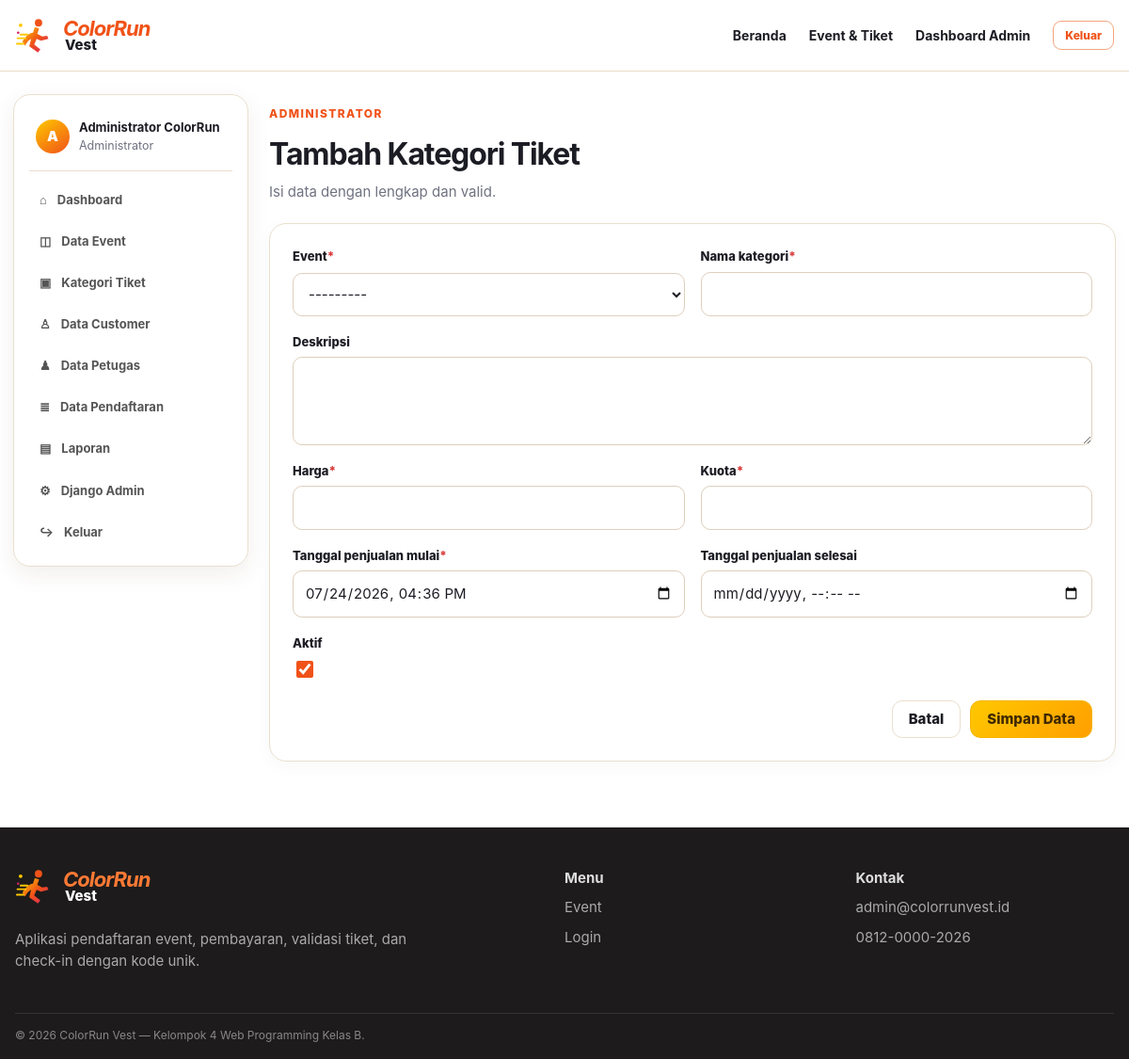
/administrator/kategori/tambah/ (signed in), run on the app's committed database.
### administrator/models.py (models this page shows, shortened)
class PengaturanSistem(models.Model):
    nama_aplikasi = models.CharField(max_length=150, default="ColorRun Vest")
    nama_penyelenggara = models.CharField(max_length=150, blank=True)
    logo_event = models.ImageField(upload_to="pengaturan/logo/", blank=True, null=True)
    banner = models.ImageField(upload_to="pengaturan/banner/", blank=True, null=True)
    nama_bank = models.CharField(max_length=100, blank=True)
    nomor_rekening = models.CharField(max_length=50, blank=True)
    atas_nama_rekening = models.CharField(max_length=150, blank=True)
    qris = models.ImageField(upload_to="pengaturan/qris/", blank=True, null=True)
    email_admin = models.EmailField(blank=True)
    nomor_whatsapp = models.CharField(max_length=20, blank=True)
    instagram = models.URLField(blank=True)
    tiktok = models.URLField(blank=True)
    facebook = models.URLField(blank=True)
    alamat = models.TextField(blank=True)
    diperbarui_oleh = models.ForeignKey(
        settings.AUTH_USER_MODEL, on_delete=models.SET_NULL, null=True, blank=True,
        related_name="pengaturan_diperbarui",
    )
    diperbarui_pada = models.DateTimeField(auto_now=True)
    class Meta:
        verbose_name = "Pengaturan Sistem"
        verbose_name_plural = "Pengaturan Sistem"

### administrator/views.py (the view)
# urls.py: path("kategori/tambah/", views.kategori_create, name="administrator_kategori_create"),
@role_required("administrator")
def kategori_create(request):
    form = KategoriTiketForm(request.POST or None)
    if request.method == "POST" and form.is_valid():
        obj = form.save()
        write_log(request, LogAktivitas.JenisAktivitas.TAMBAH, f"Menambah kategori {obj.nama_kategori}", "KategoriTiket", obj.pk)
        messages.success(request, "Kategori tiket berhasil ditambahkan.")
        return redirect("administrator_kategori_list")
    return render(request, "administrator/form.html", {"form": form, "title": "Tambah Kategori Tiket", "back_url": "administrator_kategori_list"})

### administrator/forms.py
class KategoriTiketForm(StyledModelForm):
    class Meta:
        model = KategoriTiket
        fields = [
            "event", "nama_kategori", "deskripsi", "harga", "kuota",
            "tanggal_penjualan_mulai", "tanggal_penjualan_selesai", "aktif",
        ]
        widgets = {
            "deskripsi": forms.Textarea(attrs={"rows": 3}),
            "tanggal_penjualan_mulai": forms.DateTimeInput(attrs={"type": "datetime-local"}, format="%Y-%m-%dT%H:%M"),
            "tanggal_penjualan_selesai": forms.DateTimeInput(attrs={"type": "datetime-local"}, format="%Y-%m-%dT%H:%M"),
        }
    def __init__(self, *args, **kwargs):
        super().__init__(*args, **kwargs)
        self.apply_styles()
        self.fields["tanggal_penjualan_mulai"].input_formats = ["%Y-%m-%dT%H:%M"]
        self.fields["tanggal_penjualan_selesai"].input_formats = ["%Y-%m-%dT%H:%M"]

### administrator/forms.py (called while the page is built)
    def apply_styles(self):
        for field in self.fields.values():
            if isinstance(field.widget, forms.CheckboxInput):
                field.widget.attrs.setdefault("class", "form-check-input")
            else:
                field.widget.attrs.setdefault("class", "form-control")

### administrator/models.py (called while the page is built)
    def __str__(self):
        return self.nama_event

### colorrun/context_processors.py (called while the page is built)
def global_context(request):
    from administrator.models import PengaturanSistem
    pengaturan = PengaturanSistem.objects.first()
    return {
        "current_role": get_user_role(request.user),
        "pengaturan_sistem": pengaturan,
    }

### colorrun/utils.py (called while the page is built, shortened)
def get_user_role(user):
    if not getattr(user, "is_authenticated", False):
        return "guest"
    if user.is_superuser or hasattr(user, "administrator_profile"):
        return "administrator"
    if hasattr(user, "petugas_profile"):
        return "petugas"
    if hasattr(user, "customer_profile"):
        return "customer"
    return "unknown"

def role_required(*allowed_roles):
    def decorator(view_func):
        @wraps(view_func)
        def wrapped(request, *args, **kwargs):
            if not request.user.is_authenticated:
                return redirect(f"/login/?next={request.get_full_path()}")
            role = get_user_role(request.user)
            return view_func(request, *args, **kwargs)
        return wrapped
    return decorator

### templates/administrator/form.html
{% extends 'base.html' %}{% block title %}{{ title }}{% endblock %}{% block content %}<div class="dashboard-shell container-wide">{% include 'partials/sidebar_admin.html' %}<section class="dashboard-content"><div class="dashboard-heading"><div><span class="eyebrow">Administrator</span><h1>{{ title }}</h1><p>Isi data dengan lengkap dan valid.</p></div></div><div class="panel"><form method="post" enctype="multipart/form-data" class="form-grid two-cols">{% csrf_token %}{% for field in form %}<div class="form-group {% if field.name == 'deskripsi' or field.name == 'fasilitas' or field.name == 'faq' or field.name == 'alamat' or field.name == 'rute_color_run' or field.name == 'hadiah_doorprize' %}span-2{% endif %}"><label for="{{ field.id_for_label }}">{{ field.label }}{% if field.field.required %}<em>*</em>{% endif %}</label>{{ field }}{% if field.help_text %}<small class="help-text">{{ field.help_text }}</small>{% endif %}{% for error in field.errors %}<small class="field-error">{{ error }}</small>{% endfor %}</div>{% endfor %}{% for error in form.non_field_errors %}<div class="field-error span-2">{{ error }}</div>{% endfor %}<div class="span-2 form-actions"><a class="btn btn-light" href="{% url back_url %}">Batal</a><button class="btn btn-primary">Simpan Data</button></div></form></div></section></div>{% endblock %}

### templates/base.html (shortened to what this page needs)
{% load static colorrun_tags %}
<!DOCTYPE html>
<html lang="id">
<head>
    <link rel="stylesheet" href="{% static 'css/app.css' %}">
</head>
<body class="{% block body_class %}{% endblock %}">
<header class="topbar">
    <div class="container topbar-inner">
        <a class="brand" href="{% url 'home' %}" aria-label="ColorRun Vest">
            <img src="{% static 'img/logo-mark.svg' %}" alt="" width="42" height="42">
            <span><strong>ColorRun</strong><small>Vest</small></span>
        </a>
        <nav class="topnav" data-nav>
            <a href="{% url 'home' %}">Beranda</a>
            <a href="{% url 'event_list' %}">Event & Tiket</a>
            {% if current_role == 'customer' %}
                <a href="{% url 'customer_dashboard' %}">Dashboard</a>
                <a href="{% url 'profile' %}">Profil</a>
                <a class="btn btn-sm btn-outline" href="{% url 'logout' %}">Keluar</a>
            {% elif current_role == 'petugas' %}
                <a href="{% url 'petugas_dashboard' %}">Dashboard Petugas</a>
                <a class="btn btn-sm btn-outline" href="{% url 'logout' %}">Keluar</a>
            {% elif current_role == 'administrator' %}
                <a href="{% url 'administrator_dashboard' %}">Dashboard Admin</a>
                <a class="btn btn-sm btn-outline" href="{% url 'logout' %}">Keluar</a>
            {% else %}
                <a href="{% url 'login' %}">Masuk</a>
                <a class="btn btn-sm btn-primary" href="{% url 'register' %}">Daftar</a>
            {% endif %}
        </nav>
    </div>
</header>
<main>{% block content %}{% endblock %}</main>
<footer class="footer">
    <div class="container footer-grid">
        <div>
            <div class="brand footer-brand"><img src="{% static 'img/logo-mark.svg' %}" alt=""><span><strong>ColorRun</strong><small>Vest</small></span></div>
            <p>Aplikasi pendaftaran event, pembayaran, validasi tiket, dan check-in dengan kode unik.</p>
        </div>
        <div><strong>Menu</strong><a href="{% url 'event_list' %}">Event</a><a href="{% url 'login' %}">Login</a></div>
        <div><strong>Kontak</strong><span>{{ pengaturan_sistem.email_admin|default:'admin@colorrunvest.id' }}</span><span>{{ pengaturan_sistem.nomor_whatsapp|default:'0812-0000-2026' }}</span></div>
    </div>
    <div class="container footer-bottom">© 2026 ColorRun Vest — Kelompok 4 Web Programming Kelas B.</div>
</footer>
</body>
</html>

### templates/partials/sidebar_admin.html
<aside class="sidebar">
    <div class="sidebar-user"><span class="avatar">A</span><div><strong>{{ request.user.first_name|default:request.user.username }}</strong><small>Administrator</small></div></div>
    <nav>
        <a href="{% url 'administrator_dashboard' %}">⌂ <span>Dashboard</span></a>
        <a href="{% url 'administrator_event_list' %}">◫ <span>Data Event</span></a>
        <a href="{% url 'administrator_kategori_list' %}">▣ <span>Kategori Tiket</span></a>
        <a href="{% url 'administrator_customer_list' %}">♙ <span>Data Customer</span></a>
        <a href="{% url 'administrator_petugas_list' %}">♟ <span>Data Petugas</span></a>
        <a href="{% url 'administrator_pendaftaran_list' %}">≣ <span>Data Pendaftaran</span></a>
        <a href="{% url 'administrator_laporan' %}">▤ <span>Laporan</span></a>
        <a href="/admin/">⚙ <span>Django Admin</span></a>
        <a href="{% url 'logout' %}">↪ <span>Keluar</span></a>
    </nav>
</aside>

### data on the page
PengaturanSistem: email_admin "admin@colorrunvest.id", nomor_whatsapp "0812-0000-2026"

### other printed values
{{ request.user.first_name|default:request.user.username }} "Administrator ColorRun"
{{ title }} "Tambah Kategori Tiket"
{{ field.label }} "Event" "Nama kategori" "Deskripsi" "Harga" "Kuota" "Tanggal penjualan mulai" "Tanggal penjualan selesai" "Aktif"
